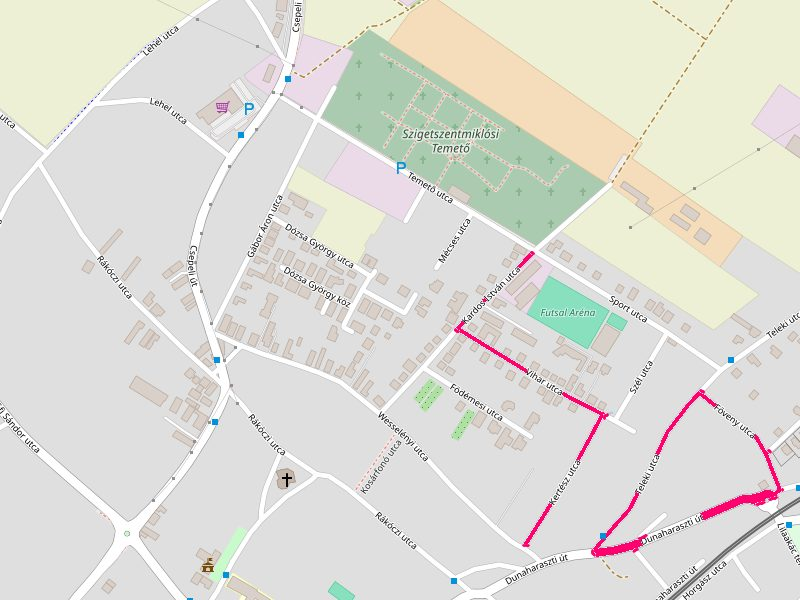
#> input picture munka2.jpg, 800 x 600 px
$ python drw40_4.py
#> lines starting #> are read from the running program, lines starting #| are printed output that depends on the picture; after the words box and inside, x2 and y2 are one past the last pixel; in counts of white or black regions, pixels touching at a corner belong together
"""
drw40_4.py – A munka2.jpg-ből kinyert kézzel rajzolt sablon alapján
keres hasonló utcamintákat Szigetszentmiklós utcahálózatán.

Javított változat: KD-fa alapú pontosságos sablon-illesztés.
"""
import osmnx as ox
import matplotlib
matplotlib.use("Agg")
import matplotlib.pyplot as plt
import numpy as np
from PIL import Image
from shapely.geometry import MultiPoint
from shapely.ops import unary_union
from scipy.ndimage import binary_erosion, binary_dilation, label
from scipy.spatial import cKDTree
import warnings
warnings.filterwarnings("ignore")

# ── 1. Pink útvonal kinyerése és skeletonizálása ─────────────────────────────
print("Pink útvonal kinyerése munka2.jpg-ből...")
img_pil = Image.open("munka2.jpg")
#> img_pil is the input picture: PIL image 800x600 RGB; mean R, G, B 222.3, 221.7, 214.5
img = np.array(img_pil)
img_h, img_w = img.shape[:2]
#> img_h = 600; img_w = 800

r, g, b = img[:, :, 0], img[:, :, 1], img[:, :, 2]
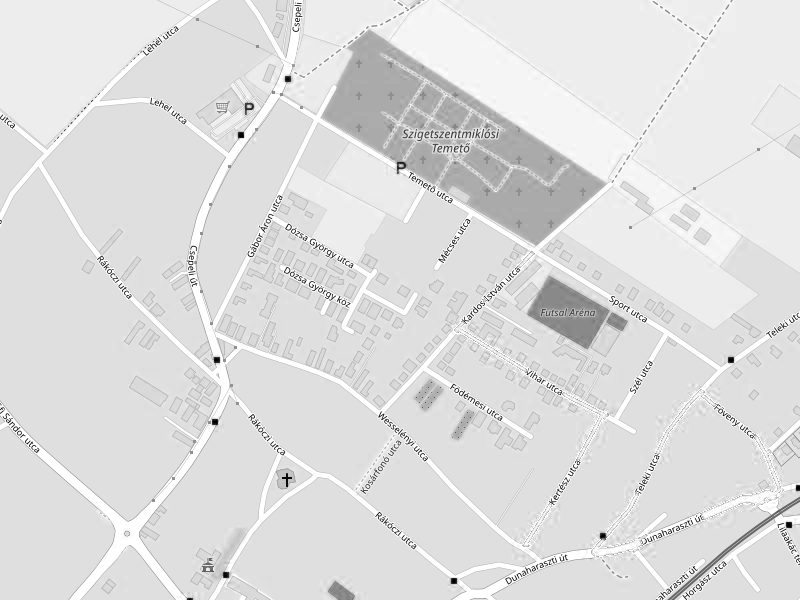
#> r: shape (600, 800); min 0, max 255, mean 222.3
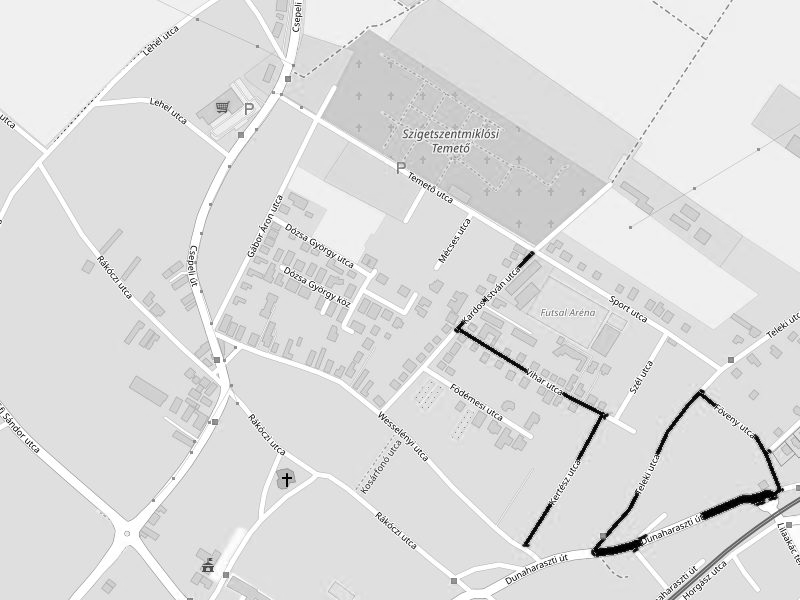
#> g: shape (600, 800); min 0, max 255, mean 221.7
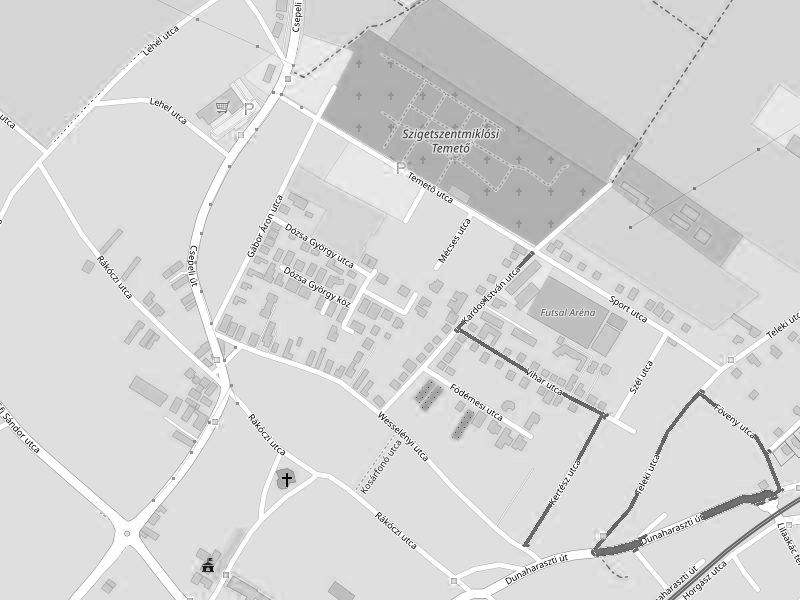
#> b: shape (600, 800); min 0, max 255, mean 214.5
mask = (r > 180) & (g < 100) & (b > 100) & (r > g + 80) & (b > g + 40)
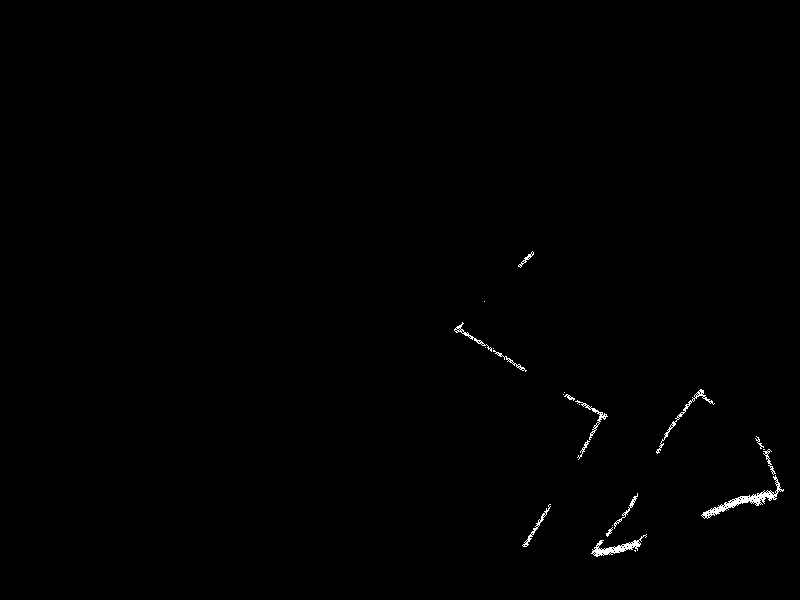
#> mask: shape (600, 800) bool; 0.42% white in thin lines or dots, all inside (x1, y1, x2, y2) = (454, 251, 784, 557)
print(f"  Pink pixelek: {mask.sum()}")
#|   Pink pixelek: 2034

# Lyukak bezárása + vékonyítás ismételt erózióval (egyszerű skeleton)
closed = binary_dilation(mask, iterations=4)
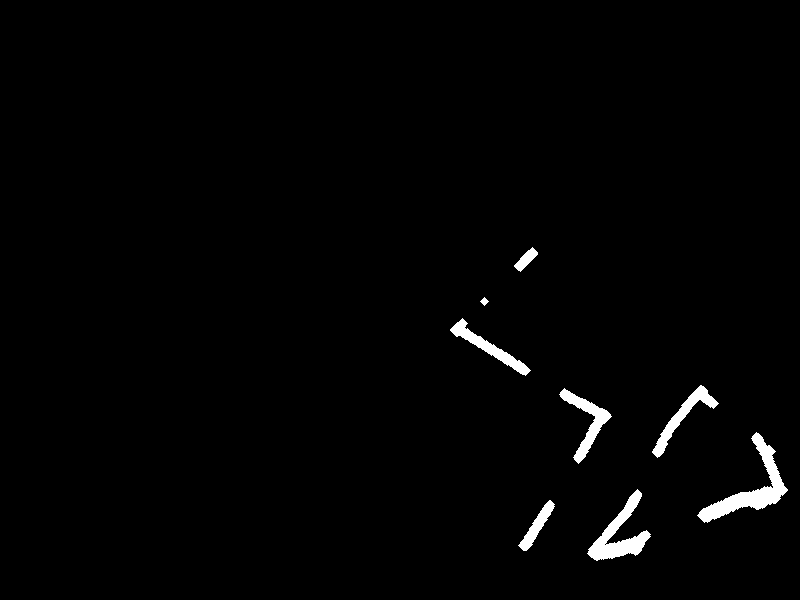
#> closed: shape (600, 800) bool; 1.5% white; 8 white regions, largest, box (x1, y1, x2, y2) and area: (697, 432, 788, 523) 2008, (587, 489, 651, 561) 1562, (559, 388, 612, 464) 1051
# Skeleton: iteráltan erodáljuk, de megtartjuk a "gerincet"
skel = closed.copy()
for _ in range(6):
    eroded = binary_erosion(skel)
    skel = skel & ~(binary_dilation(eroded) & ~eroded)
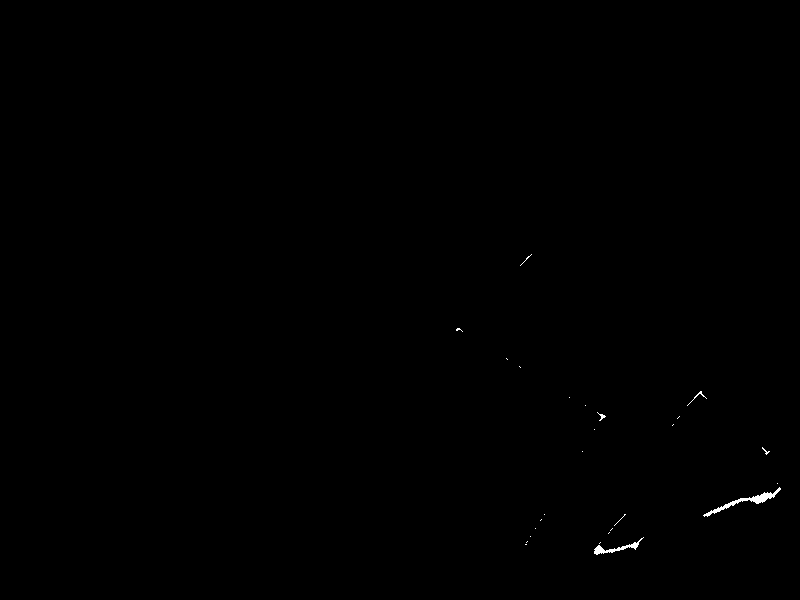
#> eroded: shape (600, 800) bool; 0.15% white; 26 white regions (22 under 20 px), largest, box (x1, y1, x2, y2) and area: (703, 487, 781, 517) 357, (594, 537, 644, 555) 202, (687, 391, 707, 406) 33, (597, 412, 606, 421) 26
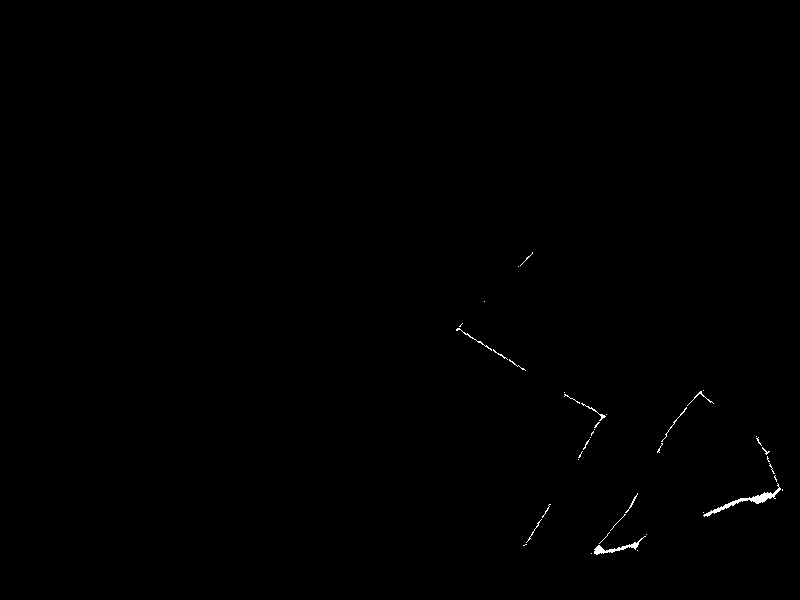
#> skel: shape (600, 800) bool; 0.23% white; 41 white regions (30 under 20 px), largest, box (x1, y1, x2, y2) and area: (703, 483, 781, 517) 364, (594, 536, 646, 555) 204, (456, 328, 492, 351) 58
# Ha a skeleton üres, visszaesünk az eredeti maszkra
if skel.sum() < 20:
    skel = mask

ys_img, xs_img = np.where(skel)
#> ys_img = 1118 values from 252 to 554; xs_img = 1118 values, max 782 at index 437, min 456 at index 27, mean 653
print(f"  Skeleton pixelek: {len(xs_img)}")
#|   Skeleton pixelek: 1118

# Normalizálás 0..1 tartományba; y-t megfordítjuk (képkoord→geo irány)
xs_n = xs_img / img_w
#> xs_n = 1118 values, max 0.978 at index 437, min 0.57 at index 27, mean 0.816
ys_n = 1.0 - ys_img / img_h
#> ys_n = 1118 values, max 0.58 at index 0, min 0.0767 at index 1116, mean 0.212

# Mintavételezés (max 600 pont)
step = max(1, len(xs_n) // 600)
#> step = 1
xs_t = xs_n[::step]
#> xs_t has the same summary as xs_n
ys_t = ys_n[::step]
#> ys_t has the same summary as ys_n

# Sablon középre igazítása (-0.5..0.5)
xs_t = xs_t - xs_t.mean()
#> xs_t = 1118 values, max 0.161 at index 437, min -0.246 at index 27, mean 1.05e-16
ys_t = ys_t - ys_t.mean()
#> ys_t = 1118 values, max 0.368 at index 0, min -0.136 at index 1116, mean -1.27e-17

print(f"  Sablon pontok: {len(xs_t)}")
#|   Sablon pontok: 1118
print(f"  Sablon kiterjedés: x [{xs_t.min():.3f}..{xs_t.max():.3f}], "
      f"y [{ys_t.min():.3f}..{ys_t.max():.3f}]")
#|   Sablon kiterjedés: x [-0.246..0.161], y [-0.136..0.368]

# ── 2. Utcahálózat betöltése ──────────────────────────────────────────────────
print("Utcahálózat betöltése...")
#> (the run stopped early here; a loop or call above may not have finished)
